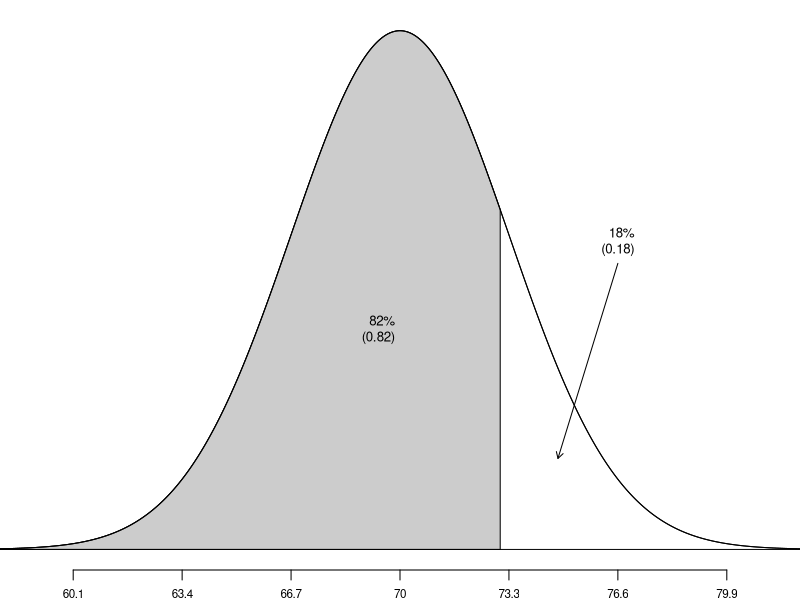

Source code (R):

#===> plot <===#
par(las=1, mar=c(1.5,0,0.5,0), mgp=c(3,0.6,0))
X <- seq(-4,4,0.01)
Y <- dnorm(X)
plot(X, Y, type='l', axes=F, xlim=c(-3.4,3.4))
axis(1, at=-3:3, label=round(70+3.3*(-3:3),2), cex.axis=0.7)
these <- which(X <= 0.92)
polygon(c(X[these[1]], X[these],X[rev(these)[1]]), c(0,Y[these],0), col='#CCCCCC')

text(-.2, 0.17, '  82%\n(0.82)', cex=0.8)

arrows(2,0.22, 1.45, 0.07, length=0.07)
text(2, 0.22, '  18%\n(0.18)', cex=0.8, pos=3)

lines(X, Y)
abline(h=0)
